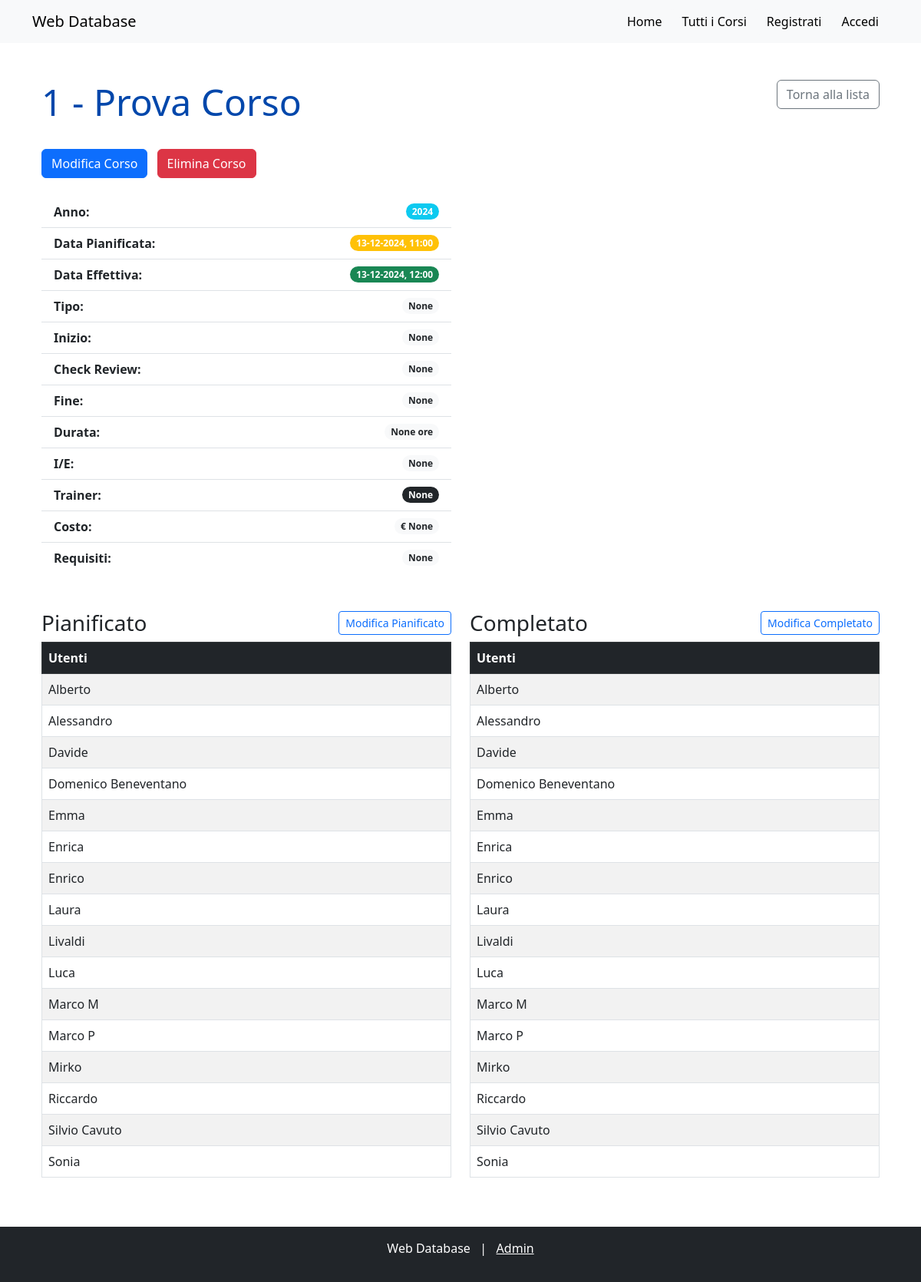
Page /trainingplandetail/314/ on the committed database.
### web_app/models.py (models this page shows, shortened)
class TrainingPlan(models.Model):
    year = models.IntegerField(null=True, blank=True)
    course_n = models.CharField(max_length=255, null=True, blank=True)
    course = models.TextField(null=True, blank=True)
    planned_date = models.DateTimeField(null=True, blank=True)
    effective_date = models.DateTimeField(null=True, blank=True)
    type = models.CharField(max_length=255, null=True, blank=True)
    start = models.CharField(max_length=255, null=True, blank=True)
    check_review = models.CharField(max_length=255, null=True, blank=True)
    end = models.CharField(max_length=255, null=True, blank=True)
    duration = models.FloatField(null=True, blank=True)
    i_e = models.CharField(max_length=255, null=True, blank=True)
    trainer = models.CharField(max_length=255, null=True, blank=True)
    cost = models.FloatField(null=True, blank=True)
    requirement = models.CharField(max_length=255, null=True, blank=True)
    class Meta:
        verbose_name = "Training Plan"
        verbose_name_plural = "Training Plans"

class CustomUser(AbstractUser):
    USER_TYPE_CHOICES = (
        ('persona', 'Persona'),
        ('quality_manager', 'Quality Manager'),
    )
    user_type = models.CharField(max_length=20, choices=USER_TYPE_CHOICES)

### web_app/views.py (the view)
# urls.py: path('trainingplandetail/<int:pk>/', views.training_plan_detail, name='training_plan_detail'),
def training_plan_detail(request, pk):
    training_plan = get_object_or_404(TrainingPlan, pk=pk)
    relazioni = Relazione.objects.filter(training_plan=training_plan)
    pianificato = relazioni.filter(stato='pianificato').select_related('user')
    completato = relazioni.filter(stato='completato').select_related('user')
    context = {
        'training_plan': training_plan,
        'pianificato_users': [rel.user for rel in pianificato],
        'completato_users': [rel.user for rel in completato],
    }
    return render(request, 'web_app/training_plan_detail.html', context)

### web_app/templates/web_app/training_plan_detail.html (shortened to what this page needs)
{% extends "base.html" %}
{% block content %}
    <div class="container">
        <div class="d-flex justify-content-between align-items-start mb-4">
            <div class="flex-grow-1" style="max-width: calc(100% - 150px);">
                <h3 class="font-weight-bold" style="white-space: normal; word-wrap: break-word; color: rgb(0, 71, 171); font-size: 3rem;">
                    {{ training_plan.course_n }} - {{ training_plan.course }}
                </h3>
            </div>
            <a href="{% url 'training_plans' %}" class="btn btn-outline-secondary">
                 Torna alla lista
            </a>
        </div>
        <div class="mb-4">
            <a href="{% url 'training_plan_update' training_plan.id %}" class="btn btn-primary me-2">
                 Modifica Corso
            </a>
            <a href="{% url 'training_plan_delete' training_plan.id %}" class="btn btn-danger">
                 Elimina Corso
            </a>
        </div>
        <div class="row mb-4">
            <div class="col-md-6">
                <ul class="list-group list-group-flush">
                    <li class="list-group-item d-flex justify-content-between align-items-center">
                        <strong>Anno:</strong>
                        <span class="badge rounded-pill bg-info">{{ training_plan.year }}</span>
                    </li>
                    <li class="list-group-item d-flex justify-content-between align-items-center">
                        <strong>Data Pianificata:</strong>
                        <span class="badge rounded-pill bg-warning">{{ training_plan.planned_date|date:'d-m-Y, H:i' }}</span>
                    </li>
                    <li class="list-group-item d-flex justify-content-between align-items-center">
                        <strong>Data Effettiva:</strong>
                        <span class="badge rounded-pill bg-success">{{ training_plan.effective_date|date:'d-m-Y, H:i' }}</span>
                    </li>
                    <li class="list-group-item d-flex justify-content-between align-items-center">
                        <strong>Tipo:</strong>
                        <span class="badge rounded-pill bg-light text-dark">{{ training_plan.type }}</span>
                    </li>
                    <li class="list-group-item d-flex justify-content-between align-items-center">
                        <strong>Inizio:</strong>
                        <span class="badge rounded-pill bg-light text-dark">{{ training_plan.start }}</span>
                    </li>
                    <li class="list-group-item d-flex justify-content-between align-items-center">
                        <strong>Check Review:</strong>
                        <span class="badge rounded-pill bg-light text-dark">{{ training_plan.check_review }}</span>
                    </li>
                    <li class="list-group-item d-flex justify-content-between align-items-center">
                        <strong>Fine:</strong>
                        <span class="badge rounded-pill bg-light text-dark">{{ training_plan.end }}</span>
                    </li>
                    <li class="list-group-item d-flex justify-content-between align-items-center">
                        <strong>Durata:</strong>
                        <span class="badge rounded-pill bg-light text-dark">{{ training_plan.duration }} ore</span>
                    </li>
                    <li class="list-group-item d-flex justify-content-between align-items-center">
                        <strong>I/E:</strong>
                        <span class="badge rounded-pill bg-light text-dark">{{ training_plan.i_e }}</span>
                    </li>
                    <li class="list-group-item d-flex justify-content-between align-items-center">
                        <strong>Trainer:</strong>
                        <span class="badge rounded-pill bg-dark">{{ training_plan.trainer }}</span>
                    </li>
                    <li class="list-group-item d-flex justify-content-between align-items-center">
                        <strong>Costo:</strong>
                        <span class="badge rounded-pill bg-light text-dark">&euro; {{ training_plan.cost }}</span>
                    </li>
                    <li class="list-group-item d-flex justify-content-between align-items-center">
                        <strong>Requisiti:</strong>
                        <span class="badge rounded-pill bg-light text-dark">{{ training_plan.requirement }}</span>
                    </li>
                </ul>
            </div>
        </div>
<br>
        <div class="row">
            <div class="col-md-6">
                <div class="d-flex justify-content-between align-items-center mb-2">
                    <h3 class="mb-0">Pianificato</h3>
                    <a href="{% url 'planned_update' training_plan.id %}" class="btn btn-outline-primary btn-sm">
                         Modifica Pianificato
                    </a>
                </div>
                <div class="table-responsive">
                    <table class="table table-striped table-bordered table-hover">
                        <thead class="table-dark">
                            <tr>
                                <th>Utenti</th>
                            </tr>
                        </thead>
                        <tbody>
                            {% for user in pianificato_users %}
                            <tr>
                                <td>{{ user.first_name }} {{ user.last_name }}</td>
                            </tr>
                            {% empty %}
                            <tr>
                                <td>Nessun utente</td>
                            </tr>
                            {% endfor %}
                        </tbody>
                    </table>
                </div>
            </div>
            <div class="col-md-6">
                <div class="d-flex justify-content-between align-items-center mb-2">
                    <h3 class="mb-0">Completato</h3>
                    <a href="{% url 'completed_update' training_plan.id %}" class="btn btn-outline-primary btn-sm">
                         Modifica Completato
                    </a>
                </div>
                <div class="table-responsive">
                    <table class="table table-striped table-bordered table-hover">
                        <thead class="table-dark">
                            <tr>
                                <th>Utenti</th>
                            </tr>
                        </thead>
                        <tbody>
                            {% for user in completato_users %}
                            <tr>
                                <td>{{ user.first_name }} {{ user.last_name }}</td>
                            </tr>
                            {% empty %}
                            <tr>
                                <td>Nessun utente</td>
                            </tr>
                            {% endfor %}
                        </tbody>
                    </table>
                </div>
            </div>
        </div>
    </div>
{% endblock %}

### templates/base.html (shortened to what this page needs)
<!DOCTYPE html>
<html lang="it">
<head>
    <link href="https://cdn.jsdelivr.net/npm/bootstrap@5.3.0/dist/css/bootstrap.min.css" rel="stylesheet">
    <link rel="stylesheet" href="https://cdn.jsdelivr.net/npm/flatpickr/dist/themes/airbnb.css">
</head>
<body class="d-flex flex-column min-vh-100">
    <nav class="navbar navbar-expand-lg navbar-light bg-light">
        <div class="container">
            <a class="navbar-brand" href="{% url 'home' %}">Web Database</a>
            <div class="collapse navbar-collapse" id="navbarNav">
                <ul class="navbar-nav ms-auto">
                    <li class="nav-item">
                        <a class="btn btn-light" href="{% url 'home' %}">Home</a>
                    </li>
                    <li class="nav-item">
                        <a class="btn btn-light" href="{% url 'training_plans' %}">Tutti i Corsi</a>
                    </li>
                    {% if user.is_authenticated %}
                        <li class="nav-item">
                            <a class="btn btn-light" href="{% url 'user_detail' user.id %}">Ciao, {{ user.first_name }}!</a>
                        </li>
                        <li class="nav-item">
                            <form method="POST" action="{% url 'logout' %}"> {% csrf_token %}
                                <button type="submit" class="btn btn-outline-warning">Logout</button>
                            </form>
                        </li>
                    {% else %}
                        <li class="nav-item">
                            <a class="btn btn-light" href="{% url 'register' %}">Registrati</a>
                        </li>
                        <li class="nav-item">
                            <a class="btn btn-light" href="{% url 'login' %}">Accedi</a>
                        </li>
                    {% endif %}
                </ul>
            </div>
        </div>
    </nav>
    <main class="container my-5 flex-grow-1">
        {% block content %}
        {% endblock %}
    </main>
    <footer class="bg-dark text-white text-center py-3 mt-auto">
        <p>Web Database &nbsp; | &nbsp; <a href="http://localhost:8000/admin/" class="text-white">Admin</a></p>
    </footer>
</body>
</html>

### templates/base.html (style rules this page uses)
html, body { height: 100%; }

### rows in the picture
TrainingPlan: course_n "1", course "Prova Corso", year "2024", planned_date "13-12-2024, 11:00", effective_date "13-12-2024, 12:00", type "None", start "None", check_review "None", end "None", duration "None", i_e "None", trainer "None", cost "None", requirement "None"
CustomUser: first_name "Alberto"
CustomUser: first_name "Alessandro"
CustomUser: first_name "Davide"
CustomUser: first_name "Domenico", last_name "Beneventano"
CustomUser: first_name "Emma"
CustomUser: first_name "Enrica"
CustomUser: first_name "Enrico"
CustomUser: first_name "Laura"
CustomUser: first_name "Livaldi"
CustomUser: first_name "Luca"
CustomUser: first_name "Marco", last_name "M"
CustomUser: first_name "Marco", last_name "P"
CustomUser: first_name "Mirko"
CustomUser: first_name "Riccardo"
CustomUser: first_name "Silvio", last_name "Cavuto"
CustomUser: first_name "Sonia"
